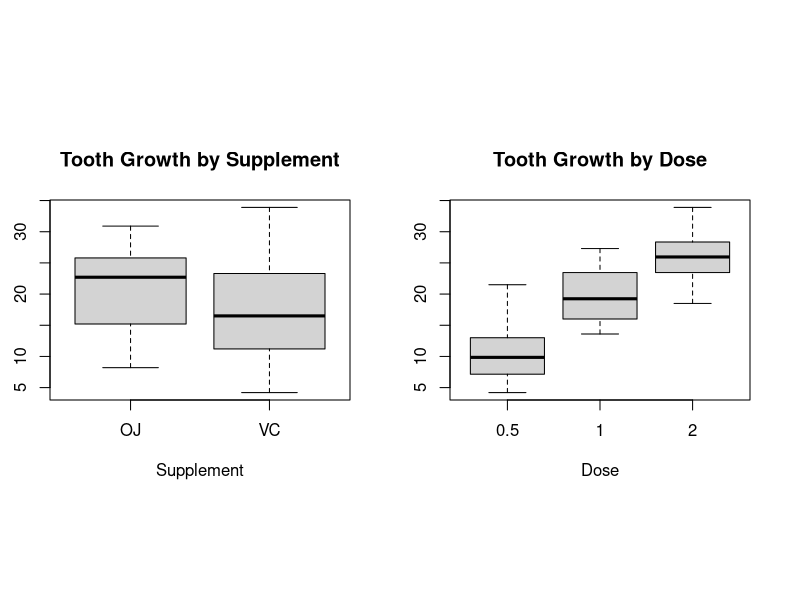

Write the R code that produced this figure.
## ---- chunk 1
knitr::opts_chunk$set(echo = TRUE)
## ---- chunk 2
data("ToothGrowth")
## ---- chunk 3
dim(ToothGrowth)
head(ToothGrowth)
str(ToothGrowth)
## ---- chunk 4
tg2 <- ToothGrowth
tg2$dose <- as.factor(tg2$dose)
## ---- chunk 5
par(mfrow = c(1, 2), pin = c(3, 2))

plot(tg2$supp, tg2$len, type = "s", main = "Tooth Growth by Supplement", xlab = "Supplement", ylab = "Length")

plot(tg2$dose, tg2$len, type = "s", main = "Tooth Growth by Dose", xlab = "Dose", ylab = "Length")
## ---- chunk 6
summary(tg2)
## ---- chunk 7
OJ <- tg2[tg2$supp == "OJ", ]
VC <- tg2[tg2$supp == "VC", ]
t.test(OJ$len, VC$len)
## ---- chunk 8
D5 <- tg2[tg2$dose == 0.5, ]
D1 <- tg2[tg2$dose == 1, ]
D2 <- tg2[tg2$dose == 2, ]
t.test(D5$len, D1$len)$conf.int
t.test(D5$len, D2$len)$conf.int
t.test(D1$len, D2$len)$conf.int
